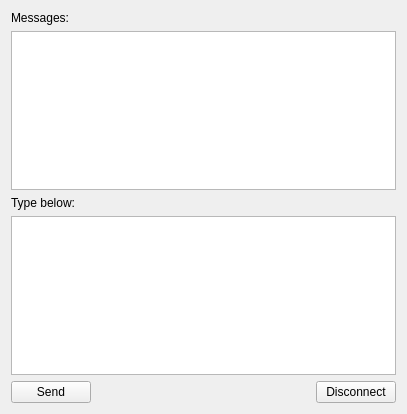
<?xml version="1.0" encoding="UTF-8"?>
<ui version="4.0">
 <class>ServerWidget</class>
 <widget class="QWidget" name="ServerWidget">
  <property name="geometry">
   <rect>
    <x>0</x>
    <y>0</y>
    <width>407</width>
    <height>414</height>
   </rect>
  </property>
  <property name="windowTitle">
   <string>ServerWidget</string>
  </property>
  <layout class="QGridLayout" name="gridLayout">
   <item row="0" column="0">
    <widget class="QLabel" name="Msg">
     <property name="text">
      <string>Messages:</string>
     </property>
    </widget>
   </item>
   <item row="7" column="2">
    <widget class="QPushButton" name="buttonClose">
     <property name="text">
      <string>Disconnect</string>
     </property>
    </widget>
   </item>
   <item row="2" column="0">
    <widget class="QLabel" name="label_2">
     <property name="text">
      <string>Type below:</string>
     </property>
    </widget>
   </item>
   <item row="5" column="0" colspan="3">
    <widget class="QTextEdit" name="textEditWrite"/>
   </item>
   <item row="7" column="0">
    <widget class="QPushButton" name="buttonSend">
     <property name="text">
      <string>Send</string>
     </property>
    </widget>
   </item>
   <item row="7" column="1">
    <spacer name="horizontalSpacer">
     <property name="orientation">
      <enum>Qt::Horizontal</enum>
     </property>
     <property name="sizeHint" stdset="0">
      <size>
       <width>214</width>
       <height>20</height>
      </size>
     </property>
    </spacer>
   </item>
   <item row="1" column="0" colspan="3">
    <widget class="QTextEdit" name="textEditRead">
     <property name="readOnly">
      <bool>true</bool>
     </property>
    </widget>
   </item>
  </layout>
 </widget>
 <resources/>
 <connections/>
</ui>
